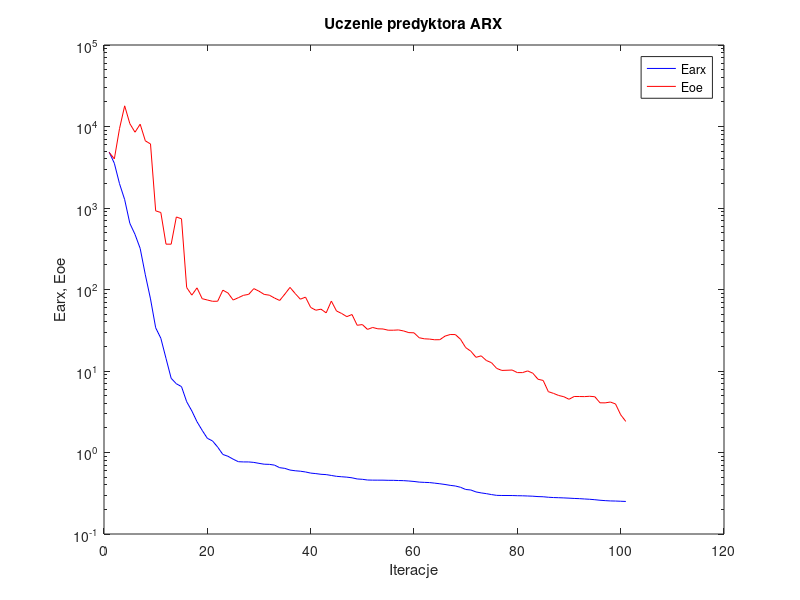
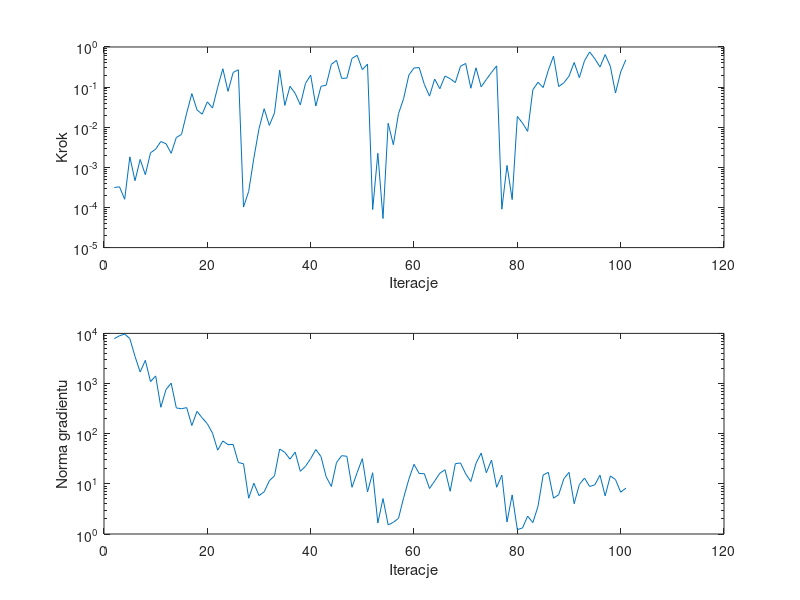

Here is the MATLAB script that generated these plots, in order:
%uczenie predyktora arx
clear all;
n=0; farx(n+1)=4.852567e+003; foe(n+1)=4.813525e+003; wspucz(n+1)=0.000000e+000; ng(n+1)=0.000000e+000;
%odnowa zmiennej metryki
n=1; farx(n+1)=3.538065e+003; foe(n+1)=4.006949e+003; krok(n+1)=3.147597e-004; ng(n+1)=7.869378e+003;
n=2; farx(n+1)=1.990279e+003; foe(n+1)=9.408122e+003; krok(n+1)=3.268048e-004; ng(n+1)=8.978986e+003;
n=3; farx(n+1)=1.266494e+003; foe(n+1)=1.793259e+004; krok(n+1)=1.599927e-004; ng(n+1)=9.686112e+003;
n=4; farx(n+1)=6.485372e+002; foe(n+1)=1.084597e+004; krok(n+1)=1.830478e-003; ng(n+1)=7.880351e+003;
n=5; farx(n+1)=4.747280e+002; foe(n+1)=8.509241e+003; krok(n+1)=4.644788e-004; ng(n+1)=3.483767e+003;
n=6; farx(n+1)=3.192253e+002; foe(n+1)=1.067869e+004; krok(n+1)=1.575776e-003; ng(n+1)=1.699054e+003;
n=7; farx(n+1)=1.513913e+002; foe(n+1)=6.671398e+003; krok(n+1)=6.552053e-004; ng(n+1)=2.905679e+003;
n=8; farx(n+1)=7.665573e+001; foe(n+1)=6.107635e+003; krok(n+1)=2.300371e-003; ng(n+1)=1.094521e+003;
n=9; farx(n+1)=3.393434e+001; foe(n+1)=9.229367e+002; krok(n+1)=2.840497e-003; ng(n+1)=1.419262e+003;
n=10; farx(n+1)=2.522233e+001; foe(n+1)=8.802541e+002; krok(n+1)=4.399860e-003; ng(n+1)=3.362337e+002;
n=11; farx(n+1)=1.428670e+001; foe(n+1)=3.601264e+002; krok(n+1)=3.891067e-003; ng(n+1)=7.593479e+002;
n=12; farx(n+1)=8.135049e+000; foe(n+1)=3.598786e+002; krok(n+1)=2.240817e-003; ng(n+1)=1.018477e+003;
n=13; farx(n+1)=6.976154e+000; foe(n+1)=7.765548e+002; krok(n+1)=5.548179e-003; ng(n+1)=3.259658e+002;
n=14; farx(n+1)=6.432957e+000; foe(n+1)=7.366647e+002; krok(n+1)=6.607631e-003; ng(n+1)=3.146093e+002;
n=15; farx(n+1)=4.198278e+000; foe(n+1)=1.057164e+002; krok(n+1)=2.243330e-002; ng(n+1)=3.312128e+002;
n=16; farx(n+1)=3.236427e+000; foe(n+1)=8.529439e+001; krok(n+1)=6.900644e-002; ng(n+1)=1.454739e+002;
n=17; farx(n+1)=2.386304e+000; foe(n+1)=1.047241e+002; krok(n+1)=2.705929e-002; ng(n+1)=2.784584e+002;
n=18; farx(n+1)=1.871312e+000; foe(n+1)=7.716417e+001; krok(n+1)=2.113019e-002; ng(n+1)=2.069522e+002;
n=19; farx(n+1)=1.492872e+000; foe(n+1)=7.434854e+001; krok(n+1)=4.294671e-002; ng(n+1)=1.578687e+002;
n=20; farx(n+1)=1.387352e+000; foe(n+1)=7.166690e+001; krok(n+1)=3.012318e-002; ng(n+1)=1.025127e+002;
n=21; farx(n+1)=1.165271e+000; foe(n+1)=7.178756e+001; krok(n+1)=9.907791e-002; ng(n+1)=4.692461e+001;
n=22; farx(n+1)=9.464512e-001; foe(n+1)=9.815392e+001; krok(n+1)=2.869393e-001; ng(n+1)=7.153635e+001;
n=23; farx(n+1)=8.985207e-001; foe(n+1)=9.055165e+001; krok(n+1)=7.841683e-002; ng(n+1)=6.054965e+001;
n=24; farx(n+1)=8.280226e-001; foe(n+1)=7.426382e+001; krok(n+1)=2.317569e-001; ng(n+1)=6.101777e+001;
n=25; farx(n+1)=7.710346e-001; foe(n+1)=7.934023e+001; krok(n+1)=2.701727e-001; ng(n+1)=2.665166e+001;
%odnowa zmiennej metryki
n=26; farx(n+1)=7.663631e-001; foe(n+1)=8.486258e+001; krok(n+1)=1.022675e-004; ng(n+1)=2.515677e+001;
n=27; farx(n+1)=7.659186e-001; foe(n+1)=8.713819e+001; krok(n+1)=2.516773e-004; ng(n+1)=5.165708e+000;
n=28; farx(n+1)=7.560125e-001; foe(n+1)=1.024929e+002; krok(n+1)=1.688447e-003; ng(n+1)=1.030745e+001;
n=29; farx(n+1)=7.360819e-001; foe(n+1)=9.533774e+001; krok(n+1)=9.213222e-003; ng(n+1)=5.826130e+000;
n=30; farx(n+1)=7.185794e-001; foe(n+1)=8.707585e+001; krok(n+1)=2.896961e-002; ng(n+1)=6.927115e+000;
n=31; farx(n+1)=7.154675e-001; foe(n+1)=8.518304e+001; krok(n+1)=1.109636e-002; ng(n+1)=1.152354e+001;
n=32; farx(n+1)=7.001369e-001; foe(n+1)=7.859578e+001; krok(n+1)=2.279678e-002; ng(n+1)=1.446579e+001;
n=33; farx(n+1)=6.513460e-001; foe(n+1)=7.333715e+001; krok(n+1)=2.640676e-001; ng(n+1)=4.943494e+001;
n=34; farx(n+1)=6.386799e-001; foe(n+1)=8.774064e+001; krok(n+1)=3.497807e-002; ng(n+1)=4.238300e+001;
n=35; farx(n+1)=6.090957e-001; foe(n+1)=1.061253e+002; krok(n+1)=1.048915e-001; ng(n+1)=3.106967e+001;
n=36; farx(n+1)=5.970534e-001; foe(n+1)=8.929816e+001; krok(n+1)=6.964181e-002; ng(n+1)=4.291639e+001;
n=37; farx(n+1)=5.894747e-001; foe(n+1)=7.605766e+001; krok(n+1)=3.616714e-002; ng(n+1)=1.777975e+001;
n=38; farx(n+1)=5.772104e-001; foe(n+1)=8.065179e+001; krok(n+1)=1.238533e-001; ng(n+1)=2.239143e+001;
n=39; farx(n+1)=5.589714e-001; foe(n+1)=6.024874e+001; krok(n+1)=1.991516e-001; ng(n+1)=3.190529e+001;
n=40; farx(n+1)=5.508777e-001; foe(n+1)=5.570050e+001; krok(n+1)=3.377395e-002; ng(n+1)=4.830592e+001;
n=41; farx(n+1)=5.402648e-001; foe(n+1)=5.739037e+001; krok(n+1)=1.046893e-001; ng(n+1)=3.499176e+001;
n=42; farx(n+1)=5.355199e-001; foe(n+1)=5.168606e+001; krok(n+1)=1.115271e-001; ng(n+1)=1.384202e+001;
n=43; farx(n+1)=5.227838e-001; foe(n+1)=7.211894e+001; krok(n+1)=3.691454e-001; ng(n+1)=8.870683e+000;
n=44; farx(n+1)=5.101350e-001; foe(n+1)=5.452283e+001; krok(n+1)=4.641165e-001; ng(n+1)=2.659004e+001;
n=45; farx(n+1)=5.040192e-001; foe(n+1)=5.076502e+001; krok(n+1)=1.653712e-001; ng(n+1)=3.645431e+001;
n=46; farx(n+1)=4.984185e-001; foe(n+1)=4.644899e+001; krok(n+1)=1.668649e-001; ng(n+1)=3.546912e+001;
n=47; farx(n+1)=4.892047e-001; foe(n+1)=4.934137e+001; krok(n+1)=5.191100e-001; ng(n+1)=8.542584e+000;
n=48; farx(n+1)=4.736129e-001; foe(n+1)=3.639439e+001; krok(n+1)=6.202698e-001; ng(n+1)=1.681922e+001;
n=49; farx(n+1)=4.689542e-001; foe(n+1)=3.712799e+001; krok(n+1)=2.729349e-001; ng(n+1)=3.181711e+001;
n=50; farx(n+1)=4.597024e-001; foe(n+1)=3.239032e+001; krok(n+1)=3.745525e-001; ng(n+1)=6.882248e+000;
%odnowa zmiennej metryki
n=51; farx(n+1)=4.581360e-001; foe(n+1)=3.421276e+001; krok(n+1)=8.876552e-005; ng(n+1)=1.664355e+001;
n=52; farx(n+1)=4.578069e-001; foe(n+1)=3.294774e+001; krok(n+1)=2.247173e-003; ng(n+1)=1.654422e+000;
n=53; farx(n+1)=4.577352e-001; foe(n+1)=3.278873e+001; krok(n+1)=5.312685e-005; ng(n+1)=5.093203e+000;
n=54; farx(n+1)=4.558561e-001; foe(n+1)=3.166919e+001; krok(n+1)=1.254679e-002; ng(n+1)=1.518475e+000;
n=55; farx(n+1)=4.554819e-001; foe(n+1)=3.165892e+001; krok(n+1)=3.677109e-003; ng(n+1)=1.712794e+000;
n=56; farx(n+1)=4.531566e-001; foe(n+1)=3.191270e+001; krok(n+1)=2.173419e-002; ng(n+1)=2.056710e+000;
n=57; farx(n+1)=4.514738e-001; foe(n+1)=3.098981e+001; krok(n+1)=5.234463e-002; ng(n+1)=5.315993e+000;
n=58; farx(n+1)=4.469540e-001; foe(n+1)=2.957653e+001; krok(n+1)=1.992696e-001; ng(n+1)=1.234647e+001;
n=59; farx(n+1)=4.412330e-001; foe(n+1)=2.941559e+001; krok(n+1)=2.994846e-001; ng(n+1)=2.453093e+001;
n=60; farx(n+1)=4.333130e-001; foe(n+1)=2.559838e+001; krok(n+1)=3.064368e-001; ng(n+1)=1.608084e+001;
n=61; farx(n+1)=4.300584e-001; foe(n+1)=2.483278e+001; krok(n+1)=1.171506e-001; ng(n+1)=1.592003e+001;
n=62; farx(n+1)=4.276364e-001; foe(n+1)=2.464067e+001; krok(n+1)=5.954236e-002; ng(n+1)=8.081868e+000;
n=63; farx(n+1)=4.208135e-001; foe(n+1)=2.417354e+001; krok(n+1)=1.584655e-001; ng(n+1)=1.137919e+001;
n=64; farx(n+1)=4.134884e-001; foe(n+1)=2.421428e+001; krok(n+1)=9.118713e-002; ng(n+1)=1.629395e+001;
n=65; farx(n+1)=4.051813e-001; foe(n+1)=2.678980e+001; krok(n+1)=1.890204e-001; ng(n+1)=1.914783e+001;
n=66; farx(n+1)=3.954117e-001; foe(n+1)=2.802592e+001; krok(n+1)=1.620110e-001; ng(n+1)=7.124361e+000;
n=67; farx(n+1)=3.882454e-001; foe(n+1)=2.799426e+001; krok(n+1)=1.297328e-001; ng(n+1)=2.525478e+001;
n=68; farx(n+1)=3.744042e-001; foe(n+1)=2.453038e+001; krok(n+1)=3.307424e-001; ng(n+1)=2.610313e+001;
n=69; farx(n+1)=3.518562e-001; foe(n+1)=1.938358e+001; krok(n+1)=3.886554e-001; ng(n+1)=1.585043e+001;
n=70; farx(n+1)=3.467763e-001; foe(n+1)=1.748188e+001; krok(n+1)=9.358032e-002; ng(n+1)=1.111911e+001;
n=71; farx(n+1)=3.282617e-001; foe(n+1)=1.471809e+001; krok(n+1)=3.025841e-001; ng(n+1)=2.570654e+001;
n=72; farx(n+1)=3.193861e-001; foe(n+1)=1.534413e+001; krok(n+1)=1.015974e-001; ng(n+1)=4.102787e+001;
n=73; farx(n+1)=3.126795e-001; foe(n+1)=1.345697e+001; krok(n+1)=1.548452e-001; ng(n+1)=1.665890e+001;
n=74; farx(n+1)=3.046219e-001; foe(n+1)=1.264288e+001; krok(n+1)=2.320583e-001; ng(n+1)=2.977399e+001;
n=75; farx(n+1)=2.980014e-001; foe(n+1)=1.076427e+001; krok(n+1)=3.380830e-001; ng(n+1)=8.550333e+000;
%odnowa zmiennej metryki
n=76; farx(n+1)=2.969142e-001; foe(n+1)=1.016611e+001; krok(n+1)=9.065052e-005; ng(n+1)=1.490154e+001;
n=77; farx(n+1)=2.967589e-001; foe(n+1)=1.021508e+001; krok(n+1)=1.118324e-003; ng(n+1)=1.733418e+000;
n=78; farx(n+1)=2.964205e-001; foe(n+1)=1.027910e+001; krok(n+1)=1.574580e-004; ng(n+1)=6.024108e+000;
n=79; farx(n+1)=2.950220e-001; foe(n+1)=9.559737e+000; krok(n+1)=1.859840e-002; ng(n+1)=1.222392e+000;
n=80; farx(n+1)=2.943210e-001; foe(n+1)=9.556390e+000; krok(n+1)=1.269968e-002; ng(n+1)=1.319532e+000;
n=81; farx(n+1)=2.926412e-001; foe(n+1)=1.002394e+001; krok(n+1)=7.883344e-003; ng(n+1)=2.271782e+000;
n=82; farx(n+1)=2.909646e-001; foe(n+1)=9.388300e+000; krok(n+1)=8.569436e-002; ng(n+1)=1.686050e+000;
n=83; farx(n+1)=2.878185e-001; foe(n+1)=7.921522e+000; krok(n+1)=1.320338e-001; ng(n+1)=3.551355e+000;
n=84; farx(n+1)=2.864490e-001; foe(n+1)=7.658007e+000; krok(n+1)=9.759878e-002; ng(n+1)=1.501448e+001;
n=85; farx(n+1)=2.824645e-001; foe(n+1)=5.579405e+000; krok(n+1)=2.635881e-001; ng(n+1)=1.694841e+001;
n=86; farx(n+1)=2.801194e-001; foe(n+1)=5.313252e+000; krok(n+1)=5.907855e-001; ng(n+1)=5.187479e+000;
n=87; farx(n+1)=2.788243e-001; foe(n+1)=5.009008e+000; krok(n+1)=1.032026e-001; ng(n+1)=6.065439e+000;
n=88; farx(n+1)=2.772624e-001; foe(n+1)=4.835806e+000; krok(n+1)=1.280543e-001; ng(n+1)=1.261938e+001;
n=89; farx(n+1)=2.753920e-001; foe(n+1)=4.497919e+000; krok(n+1)=1.872762e-001; ng(n+1)=1.695573e+001;
n=90; farx(n+1)=2.731185e-001; foe(n+1)=4.866699e+000; krok(n+1)=4.112198e-001; ng(n+1)=4.021906e+000;
n=91; farx(n+1)=2.715394e-001; foe(n+1)=4.862893e+000; krok(n+1)=1.722157e-001; ng(n+1)=9.681549e+000;
n=92; farx(n+1)=2.690538e-001; foe(n+1)=4.850518e+000; krok(n+1)=4.536903e-001; ng(n+1)=1.303459e+001;
n=93; farx(n+1)=2.667741e-001; foe(n+1)=4.896757e+000; krok(n+1)=7.525649e-001; ng(n+1)=8.854135e+000;
n=94; farx(n+1)=2.635297e-001; foe(n+1)=4.834198e+000; krok(n+1)=5.079754e-001; ng(n+1)=9.580550e+000;
n=95; farx(n+1)=2.594976e-001; foe(n+1)=4.072122e+000; krok(n+1)=3.160606e-001; ng(n+1)=1.489768e+001;
n=96; farx(n+1)=2.567314e-001; foe(n+1)=4.065012e+000; krok(n+1)=6.477968e-001; ng(n+1)=5.756971e+000;
n=97; farx(n+1)=2.545923e-001; foe(n+1)=4.161720e+000; krok(n+1)=3.310405e-001; ng(n+1)=1.440460e+001;
n=98; farx(n+1)=2.537900e-001; foe(n+1)=3.945699e+000; krok(n+1)=7.119534e-002; ng(n+1)=1.217086e+001;
n=99; farx(n+1)=2.523092e-001; foe(n+1)=2.906150e+000; krok(n+1)=2.373843e-001; ng(n+1)=6.824757e+000;
n=100; farx(n+1)=2.508357e-001; foe(n+1)=2.403956e+000; krok(n+1)=4.787134e-001; ng(n+1)=8.195715e+000;

figure; semilogy(farx,'b'); hold on; semilogy(foe,'r'); xlabel('Iteracje'); ylabel('Earx, Eoe'); legend('Earx','Eoe'); title('Uczenie predyktora ARX');
figure; subplot(2,1,1); semilogy(krok); xlabel('Iteracje'); ylabel('Krok');
subplot(2,1,2); semilogy(ng); xlabel('Iteracje'); ylabel('Norma gradientu');
Earx=farx(n+1)
Eoe=foe(n+1)
